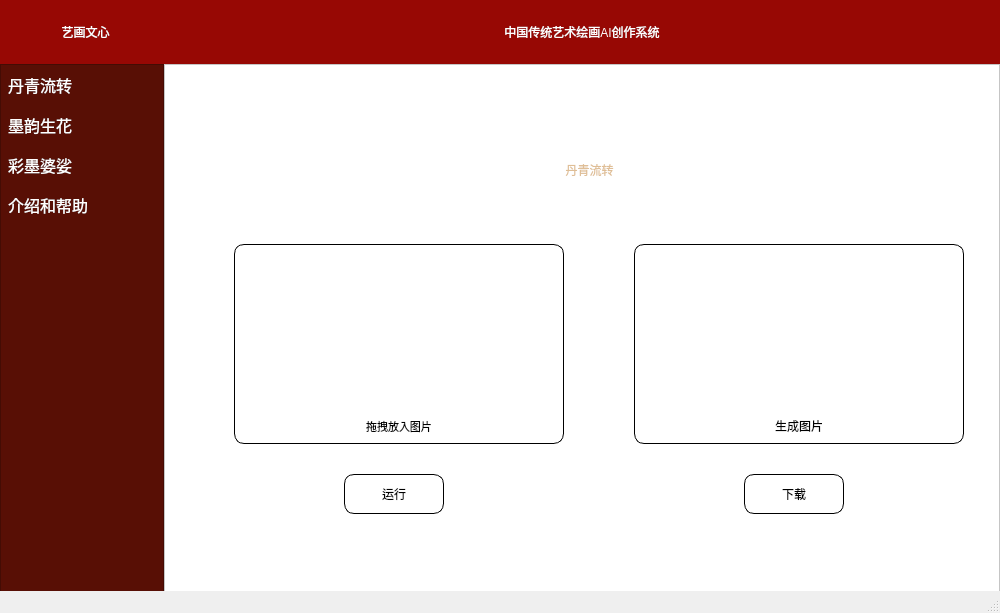
<?xml version="1.0" encoding="UTF-8"?>
<ui version="4.0">
 <class>MainWindow</class>
 <widget class="QMainWindow" name="MainWindow">
  <property name="geometry">
   <rect>
    <x>0</x>
    <y>0</y>
    <width>1000</width>
    <height>613</height>
   </rect>
  </property>
  <property name="windowTitle">
   <string>艺画文心</string>
  </property>
  <widget class="QWidget" name="centralwidget">
   <widget class="QLabel" name="label">
    <property name="geometry">
     <rect>
      <x>0</x>
      <y>0</y>
      <width>171</width>
      <height>64</height>
     </rect>
    </property>
    <property name="styleSheet">
     <string notr="true">image: url(:/pi/fuck_test_2.png);
color: rgb(255, 255, 255);
background-color: #970804;
font: 18pt &quot;楷体&quot;;

</string>
    </property>
    <property name="text">
     <string>艺画文心</string>
    </property>
    <property name="alignment">
     <set>Qt::AlignCenter</set>
    </property>
   </widget>
   <widget class="QListWidget" name="listWidget_1">
    <property name="geometry">
     <rect>
      <x>0</x>
      <y>64</y>
      <width>164</width>
      <height>536</height>
     </rect>
    </property>
    <property name="styleSheet">
     <string notr="true">QListView {
	
	background-color: rgb(88, 15, 5);
	color: rgb(255, 255, 255);
}
QListView::item{
background-color: transparent;
height:40px;
padding-left:4px;

}

QListView::item:hover {
	background-color:  transparent;
	color: #dfbe96;

}
QListView::item:selected {
	/*background-color: transparent;*/
background-color:  transparent;
color: #dfbe96;

border-left: 2px solid #ffffff;
}
QListWidget::item:hover {
    border-left: 2px solid white;
}</string>
    </property>
    <item>
     <property name="text">
      <string>丹青流转</string>
     </property>
     <property name="font">
      <font>
       <family>楷体</family>
       <pointsize>12</pointsize>
      </font>
     </property>
     <property name="icon">
      <iconset resource="resources/img.qrc">
       <normaloff>:/icon/魔方_cube-five.svg</normaloff>:/icon/魔方_cube-five.svg</iconset>
     </property>
    </item>
    <item>
     <property name="text">
      <string>墨韵生花</string>
     </property>
     <property name="font">
      <font>
       <family>楷体</family>
       <pointsize>12</pointsize>
      </font>
     </property>
     <property name="icon">
      <iconset resource="resources/img.qrc">
       <normaloff>:/icon/三菱_mitsubishi.svg</normaloff>:/icon/三菱_mitsubishi.svg</iconset>
     </property>
    </item>
    <item>
     <property name="text">
      <string>彩墨婆娑</string>
     </property>
     <property name="font">
      <font>
       <family>楷体</family>
       <pointsize>12</pointsize>
      </font>
     </property>
     <property name="icon">
      <iconset resource="resources/img.qrc">
       <normaloff>:/icon/六边立体_hexagonal.svg</normaloff>:/icon/六边立体_hexagonal.svg</iconset>
     </property>
    </item>
    <item>
     <property name="text">
      <string>介绍和帮助</string>
     </property>
     <property name="font">
      <font>
       <family>楷体</family>
       <pointsize>12</pointsize>
      </font>
     </property>
     <property name="icon">
      <iconset resource="resources/img.qrc">
       <normaloff>:/icon/三棱锥_triangular-pyramid.svg</normaloff>:/icon/三棱锥_triangular-pyramid.svg</iconset>
     </property>
    </item>
   </widget>
   <widget class="QStackedWidget" name="stackedWidget">
    <property name="geometry">
     <rect>
      <x>164</x>
      <y>64</y>
      <width>836</width>
      <height>536</height>
     </rect>
    </property>
    <property name="styleSheet">
     <string notr="true"/>
    </property>
    <property name="currentIndex">
     <number>0</number>
    </property>
    <widget class="QWidget" name="page_1">
     <widget class="QPushButton" name="button_2">
      <property name="geometry">
       <rect>
        <x>580</x>
        <y>410</y>
        <width>100</width>
        <height>40</height>
       </rect>
      </property>
      <property name="styleSheet">
       <string notr="true">QPushButton {
    background-color: #ffffff;
    color: #000000;
    border: 1px solid #000000;
    border-radius: 10px;
    padding: 5px;
    font-family: &quot;微软雅黑&quot;;
    box-shadow: 2px 2px 4px #888888;
}

QPushButton:pressed {
    background-color: #a0a0a0;
    border-style: inset;
}</string>
      </property>
      <property name="text">
       <string>下载</string>
      </property>
     </widget>
     <widget class="QPushButton" name="button_1">
      <property name="geometry">
       <rect>
        <x>180</x>
        <y>410</y>
        <width>100</width>
        <height>40</height>
       </rect>
      </property>
      <property name="styleSheet">
       <string notr="true">QPushButton {
    background-color: #ffffff;
    color: #000000;
    border: 1px solid #000000;
    border-radius: 10px;
    padding: 5px;
    font-family: &quot;微软雅黑&quot;;
    box-shadow: 2px 2px 4px #888888;
}

QPushButton:pressed {
    background-color: #a0a0a0;
    border-style: inset;
}
</string>
      </property>
      <property name="text">
       <string>运行</string>
      </property>
     </widget>
     <widget class="QLabel" name="imglabel_1_2">
      <property name="geometry">
       <rect>
        <x>470</x>
        <y>180</y>
        <width>330</width>
        <height>200</height>
       </rect>
      </property>
      <property name="styleSheet">
       <string notr="true">    background-color: #ffffff;
    color: #000000;
    border: 1px solid #000000;
    border-radius: 10px;
    padding: 5px;
    font-family: &quot;微软雅黑&quot;;
    box-shadow: 2px 2px 4px #888888;
</string>
      </property>
      <property name="text">
       <string>生成图片</string>
      </property>
      <property name="alignment">
       <set>Qt::AlignBottom|Qt::AlignHCenter</set>
      </property>
     </widget>
     <widget class="QLabel" name="imglabel_1_1">
      <property name="geometry">
       <rect>
        <x>70</x>
        <y>180</y>
        <width>330</width>
        <height>200</height>
       </rect>
      </property>
      <property name="font">
       <font>
        <family>微软雅黑</family>
        <pointsize>8</pointsize>
        <weight>50</weight>
        <italic>false</italic>
        <bold>false</bold>
       </font>
      </property>
      <property name="styleSheet">
       <string notr="true">    background-color: #ffffff;
    color: #000000;
    border: 1px solid #000000;
    border-radius: 10px;
    padding: 5px;
    font-family: &quot;微软雅黑&quot;;
    box-shadow: 2px 2px 4px #888888;</string>
      </property>
      <property name="text">
       <string>拖拽放入图片</string>
      </property>
      <property name="textFormat">
       <enum>Qt::PlainText</enum>
      </property>
      <property name="alignment">
       <set>Qt::AlignBottom|Qt::AlignHCenter</set>
      </property>
     </widget>
     <widget class="QLabel" name="label_11">
      <property name="geometry">
       <rect>
        <x>360</x>
        <y>200</y>
        <width>150</width>
        <height>150</height>
       </rect>
      </property>
      <property name="styleSheet">
       <string notr="true">image: url(:/pi/fuck_test_1.png);</string>
      </property>
      <property name="text">
       <string/>
      </property>
     </widget>
     <widget class="QListView" name="listView">
      <property name="geometry">
       <rect>
        <x>0</x>
        <y>0</y>
        <width>836</width>
        <height>536</height>
       </rect>
      </property>
      <property name="styleSheet">
       <string notr="true">background-image: url(:/pi/ljz_2.png);
background-color: rgb(255, 255, 255);</string>
      </property>
     </widget>
     <widget class="QLabel" name="label_3">
      <property name="geometry">
       <rect>
        <x>280</x>
        <y>60</y>
        <width>291</width>
        <height>91</height>
       </rect>
      </property>
      <property name="styleSheet">
       <string notr="true">image: url(:/pi/微信图片_20230412225934.png);
font: 14pt &quot;楷体&quot;;
color: rgb(223, 190, 150);</string>
      </property>
      <property name="text">
       <string>丹青流转</string>
      </property>
      <property name="alignment">
       <set>Qt::AlignCenter</set>
      </property>
     </widget>
     <zorder>listView</zorder>
     <zorder>button_2</zorder>
     <zorder>button_1</zorder>
     <zorder>imglabel_1_2</zorder>
     <zorder>imglabel_1_1</zorder>
     <zorder>label_11</zorder>
     <zorder>label_3</zorder>
    </widget>
    <widget class="QWidget" name="page_2">
     <widget class="QListView" name="listView_5">
      <property name="geometry">
       <rect>
        <x>0</x>
        <y>0</y>
        <width>1000</width>
        <height>541</height>
       </rect>
      </property>
      <property name="styleSheet">
       <string notr="true">background-image: url(:/pi/ljz_2.png);
background-color: rgb(255, 255, 255);</string>
      </property>
     </widget>
     <widget class="QPushButton" name="button_13">
      <property name="geometry">
       <rect>
        <x>180</x>
        <y>410</y>
        <width>100</width>
        <height>40</height>
       </rect>
      </property>
      <property name="styleSheet">
       <string notr="true">QPushButton {
    background-color: #ffffff;
    color: #000000;
    border: 1px solid #000000;
    border-radius: 10px;
    padding: 5px;
    font-family: &quot;微软雅黑&quot;;
    box-shadow: 2px 2px 4px #888888;
}

QPushButton:pressed {
    background-color: #a0a0a0;
    border-style: inset;
}</string>
      </property>
      <property name="text">
       <string>运行</string>
      </property>
     </widget>
     <widget class="QLabel" name="imglabel_2_2">
      <property name="geometry">
       <rect>
        <x>470</x>
        <y>180</y>
        <width>330</width>
        <height>200</height>
       </rect>
      </property>
      <property name="styleSheet">
       <string notr="true">    background-color: #ffffff;
    color: #000000;
    border: 1px solid #000000;
    border-radius: 10px;
    padding: 5px;
    font-family: &quot;微软雅黑&quot;;
    box-shadow: 2px 2px 4px #888888;
</string>
      </property>
      <property name="text">
       <string>生成图片</string>
      </property>
      <property name="alignment">
       <set>Qt::AlignBottom|Qt::AlignHCenter</set>
      </property>
     </widget>
     <widget class="QPushButton" name="button_14">
      <property name="geometry">
       <rect>
        <x>580</x>
        <y>410</y>
        <width>100</width>
        <height>40</height>
       </rect>
      </property>
      <property name="styleSheet">
       <string notr="true">QPushButton {
    background-color: #ffffff;
    color: #000000;
    border: 1px solid #000000;
    border-radius: 10px;
    padding: 5px;
    font-family: &quot;微软雅黑&quot;;
    box-shadow: 2px 2px 4px #888888;
}

QPushButton:pressed {
    background-color: #a0a0a0;
    border-style: inset;
}</string>
      </property>
      <property name="text">
       <string>下载</string>
      </property>
     </widget>
     <widget class="QLabel" name="label_5">
      <property name="geometry">
       <rect>
        <x>270</x>
        <y>50</y>
        <width>311</width>
        <height>131</height>
       </rect>
      </property>
      <property name="styleSheet">
       <string notr="true">image: url(:/pi/微信图片_20230412225930.png);
font: 14pt &quot;楷体&quot;;
color: rgb(223, 190, 150);</string>
      </property>
      <property name="text">
       <string>墨韵生花</string>
      </property>
      <property name="alignment">
       <set>Qt::AlignCenter</set>
      </property>
     </widget>
     <widget class="QLabel" name="label_28">
      <property name="geometry">
       <rect>
        <x>360</x>
        <y>200</y>
        <width>150</width>
        <height>150</height>
       </rect>
      </property>
      <property name="styleSheet">
       <string notr="true">image: url(:/pi/背景2.png);</string>
      </property>
      <property name="text">
       <string/>
      </property>
     </widget>
     <widget class="QTextEdit" name="textEdit">
      <property name="geometry">
       <rect>
        <x>70</x>
        <y>180</y>
        <width>330</width>
        <height>200</height>
       </rect>
      </property>
      <property name="styleSheet">
       <string notr="true">    background-color: #ffffff;
    color: #000000;
    border: 1px solid #000000;
    border-radius: 10px;
    padding: 5px;
    font-family: &quot;微软雅黑&quot;;
    box-shadow: 2px 2px 4px #888888;</string>
      </property>
     </widget>
     <zorder>listView_5</zorder>
     <zorder>button_13</zorder>
     <zorder>imglabel_2_2</zorder>
     <zorder>button_14</zorder>
     <zorder>label_5</zorder>
     <zorder>textEdit</zorder>
     <zorder>label_28</zorder>
    </widget>
    <widget class="QWidget" name="page_3">
     <widget class="QPushButton" name="button_19">
      <property name="geometry">
       <rect>
        <x>180</x>
        <y>410</y>
        <width>100</width>
        <height>40</height>
       </rect>
      </property>
      <property name="styleSheet">
       <string notr="true">QPushButton {
    background-color: #ffffff;
    color: #000000;
    border: 1px solid #000000;
    border-radius: 10px;
    padding: 5px;
    font-family: &quot;微软雅黑&quot;;
    box-shadow: 2px 2px 4px #888888;
}

QPushButton:pressed {
    background-color: #a0a0a0;
    border-style: inset;
}</string>
      </property>
      <property name="text">
       <string>运行</string>
      </property>
     </widget>
     <widget class="QLabel" name="imglabel__3_1">
      <property name="geometry">
       <rect>
        <x>470</x>
        <y>180</y>
        <width>330</width>
        <height>200</height>
       </rect>
      </property>
      <property name="styleSheet">
       <string notr="true">    background-color: #ffffff;
    color: #000000;
    border: 1px solid #000000;
    border-radius: 10px;
    padding: 5px;
    font-family: &quot;微软雅黑&quot;;
    box-shadow: 2px 2px 4px #888888;
</string>
      </property>
      <property name="text">
       <string>生成图片</string>
      </property>
      <property name="alignment">
       <set>Qt::AlignBottom|Qt::AlignHCenter</set>
      </property>
     </widget>
     <widget class="QPushButton" name="button_20">
      <property name="geometry">
       <rect>
        <x>580</x>
        <y>410</y>
        <width>100</width>
        <height>40</height>
       </rect>
      </property>
      <property name="styleSheet">
       <string notr="true">QPushButton {
    background-color: #ffffff;
    color: #000000;
    border: 1px solid #000000;
    border-radius: 10px;
    padding: 5px;
    font-family: &quot;微软雅黑&quot;;
    box-shadow: 2px 2px 4px #888888;
}

QPushButton:pressed {
    background-color: #a0a0a0;
    border-style: inset;
}</string>
      </property>
      <property name="text">
       <string>下载</string>
      </property>
     </widget>
     <widget class="QLabel" name="label_8">
      <property name="geometry">
       <rect>
        <x>280</x>
        <y>60</y>
        <width>291</width>
        <height>91</height>
       </rect>
      </property>
      <property name="styleSheet">
       <string notr="true">image: url(:/pi/微信图片_20230412225934.png);
font: 14pt &quot;楷体&quot;;
color: rgb(223, 190, 150);</string>
      </property>
      <property name="text">
       <string>彩墨婆娑</string>
      </property>
      <property name="alignment">
       <set>Qt::AlignCenter</set>
      </property>
     </widget>
     <widget class="QLabel" name="imglabel_3_1">
      <property name="geometry">
       <rect>
        <x>70</x>
        <y>180</y>
        <width>330</width>
        <height>200</height>
       </rect>
      </property>
      <property name="font">
       <font>
        <family>微软雅黑</family>
        <pointsize>8</pointsize>
        <weight>50</weight>
        <italic>false</italic>
        <bold>false</bold>
       </font>
      </property>
      <property name="styleSheet">
       <string notr="true">    background-color: #ffffff;
    color: #000000;
    border: 1px solid #000000;
    border-radius: 10px;
    padding: 5px;
    font-family: &quot;微软雅黑&quot;;
    box-shadow: 2px 2px 4px #888888;</string>
      </property>
      <property name="text">
       <string>拖拽放入图片</string>
      </property>
      <property name="textFormat">
       <enum>Qt::PlainText</enum>
      </property>
      <property name="alignment">
       <set>Qt::AlignBottom|Qt::AlignHCenter</set>
      </property>
     </widget>
     <widget class="QLabel" name="label_33">
      <property name="geometry">
       <rect>
        <x>360</x>
        <y>200</y>
        <width>161</width>
        <height>150</height>
       </rect>
      </property>
      <property name="styleSheet">
       <string notr="true">image: url(:/pi/背景3.png);</string>
      </property>
      <property name="text">
       <string/>
      </property>
     </widget>
     <widget class="QListView" name="listView_10">
      <property name="geometry">
       <rect>
        <x>0</x>
        <y>0</y>
        <width>836</width>
        <height>536</height>
       </rect>
      </property>
      <property name="styleSheet">
       <string notr="true">background-image: url(:/pi/ljz_2.png);
background-color: rgb(255, 255, 255);</string>
      </property>
     </widget>
     <zorder>listView_10</zorder>
     <zorder>imglabel__3_1</zorder>
     <zorder>button_19</zorder>
     <zorder>button_20</zorder>
     <zorder>imglabel_3_1</zorder>
     <zorder>label_8</zorder>
     <zorder>label_33</zorder>
    </widget>
    <widget class="QWidget" name="page_4">
     <widget class="QListView" name="listView_11">
      <property name="geometry">
       <rect>
        <x>0</x>
        <y>0</y>
        <width>836</width>
        <height>536</height>
       </rect>
      </property>
      <property name="styleSheet">
       <string notr="true">background-image: url(:/pi/ljz_2.png);
background-color: rgb(255, 255, 255);</string>
      </property>
     </widget>
     <widget class="QLabel" name="label_9">
      <property name="geometry">
       <rect>
        <x>130</x>
        <y>60</y>
        <width>521</width>
        <height>81</height>
       </rect>
      </property>
      <property name="styleSheet">
       <string notr="true">font: 12pt &quot;楷体&quot;;</string>
      </property>
      <property name="text">
       <string>丹青流转：基于 CycleGAN等循环生成对抗模型的中国山水画的山水画皱法风格迁移模块</string>
      </property>
     </widget>
     <widget class="QLabel" name="label_12">
      <property name="geometry">
       <rect>
        <x>130</x>
        <y>110</y>
        <width>521</width>
        <height>81</height>
       </rect>
      </property>
      <property name="styleSheet">
       <string notr="true">font: 12pt &quot;楷体&quot;;</string>
      </property>
      <property name="text">
       <string>墨韵生花：基于Stable Diffusion 扩散模型的文字生成中国山水画模块</string>
      </property>
     </widget>
     <widget class="QLabel" name="label_34">
      <property name="geometry">
       <rect>
        <x>130</x>
        <y>160</y>
        <width>661</width>
        <height>81</height>
       </rect>
      </property>
      <property name="styleSheet">
       <string notr="true">font: 12pt &quot;楷体&quot;;</string>
      </property>
      <property name="text">
       <string>彩墨婆娑：基于Stable Diffusion 扩散模型的中国山水画图像上色模块以及基于卷积神经网络的图像风格转换模块</string>
      </property>
     </widget>
     <widget class="QTextBrowser" name="textBrowser">
      <property name="geometry">
       <rect>
        <x>150</x>
        <y>240</y>
        <width>551</width>
        <height>211</height>
       </rect>
      </property>
      <property name="styleSheet">
       <string notr="true">    background-color: #ffffff;
    color: #000000;
    border: 1px solid #000000;
    border-radius: 10px;
    padding: 5px;
    font-family: &quot;微软雅黑&quot;;
    box-shadow: 2px 2px 4px #888888;</string>
      </property>
      <property name="html">
       <string>&lt;!DOCTYPE HTML PUBLIC &quot;-//W3C//DTD HTML 4.0//EN&quot; &quot;http://www.w3.org/TR/REC-html40/strict.dtd&quot;&gt;
&lt;html&gt;&lt;head&gt;&lt;meta name=&quot;qrichtext&quot; content=&quot;1&quot; /&gt;&lt;style type=&quot;text/css&quot;&gt;
p, li { white-space: pre-wrap; }
&lt;/style&gt;&lt;/head&gt;&lt;body style=&quot; font-family:'微软雅黑'; font-size:9pt; font-weight:400; font-style:normal;&quot;&gt;
&lt;p style=&quot; margin-top:0px; margin-bottom:0px; margin-left:0px; margin-right:0px; -qt-block-indent:0; text-indent:0px;&quot;&gt;&lt;span style=&quot; font-size:11pt;&quot;&gt;    欢迎大家来到本团队开发的“艺画文心——中国传统艺术绘画创作系统”，为了传承发扬中国传统，让更多人爱上山水画，本团队开发这款软件。&lt;/span&gt;&lt;/p&gt;
&lt;p style=&quot; margin-top:0px; margin-bottom:0px; margin-left:0px; margin-right:0px; -qt-block-indent:0; text-indent:0px;&quot;&gt;&lt;span style=&quot; font-size:11pt;&quot;&gt;    使用“丹青流转”、“彩墨婆娑”的时候，需要将待处理的图片的拖住放入左边的框中，点击运行按钮，等待一段一分钟左右的处理时间后，生成的图片会显示在右边的框中，点击下载按钮即可保存生成的图片。  &lt;/span&gt;&lt;/p&gt;
&lt;p style=&quot; margin-top:0px; margin-bottom:0px; margin-left:0px; margin-right:0px; -qt-block-indent:0; text-indent:0px;&quot;&gt;&lt;span style=&quot; font-size:11pt;&quot;&gt;      使用“墨韵生花”时，需要在左边的文本输入框，输入您想要生成的图片的描述，点击运行，等待一段时间，生成的图片将会显示在右边，点击下载按钮即可保存&lt;/span&gt;&lt;/p&gt;
&lt;p style=&quot;-qt-paragraph-type:empty; margin-top:0px; margin-bottom:0px; margin-left:0px; margin-right:0px; -qt-block-indent:0; text-indent:0px; font-size:11pt;&quot;&gt;&lt;br /&gt;&lt;/p&gt;&lt;/body&gt;&lt;/html&gt;</string>
      </property>
     </widget>
     <widget class="QLabel" name="label_35">
      <property name="geometry">
       <rect>
        <x>730</x>
        <y>60</y>
        <width>71</width>
        <height>61</height>
       </rect>
      </property>
      <property name="styleSheet">
       <string notr="true">image: url(:/pi/微信图片_20230412225924.png);</string>
      </property>
      <property name="text">
       <string/>
      </property>
     </widget>
     <widget class="QLabel" name="label_36">
      <property name="geometry">
       <rect>
        <x>320</x>
        <y>470</y>
        <width>211</width>
        <height>41</height>
       </rect>
      </property>
      <property name="styleSheet">
       <string notr="true">image: url(:/pi/微信图片_20230412225900.png);</string>
      </property>
      <property name="text">
       <string/>
      </property>
     </widget>
    </widget>
   </widget>
   <widget class="QLabel" name="label_2">
    <property name="geometry">
     <rect>
      <x>164</x>
      <y>0</y>
      <width>836</width>
      <height>64</height>
     </rect>
    </property>
    <property name="styleSheet">
     <string notr="true">background-color: #970804;
font: 16pt &quot;楷体&quot;;
color: rgb(255, 255, 255);
</string>
    </property>
    <property name="text">
     <string>中国传统艺术绘画AI创作系统</string>
    </property>
    <property name="alignment">
     <set>Qt::AlignCenter</set>
    </property>
   </widget>
  </widget>
  <widget class="QStatusBar" name="statusbar"/>
 </widget>
 <resources>
  <include location="resources/img.qrc"/>
 </resources>
 <connections/>
</ui>
